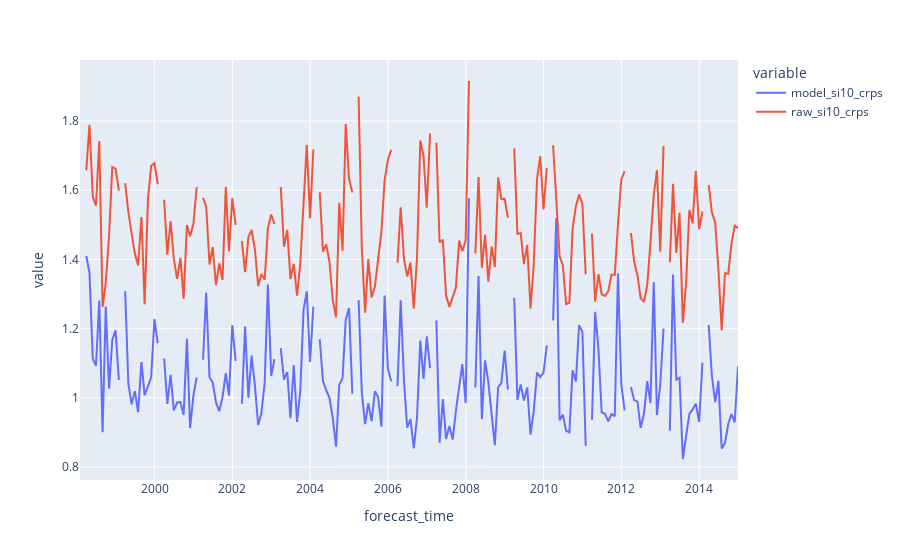

This figure's notebook cell:
### Code cell
by_year_month = si10_crps_df.reset_index().set_index('forecast_time')[['model_si10_crps', 'raw_si10_crps']].groupby(pd.Grouper(freq="M")).mean()
by_year_month_melt = by_year_month.reset_index().melt(id_vars=['forecast_time'], value_vars=['model_si10_crps', 'raw_si10_crps'])
px.line(data_frame=by_year_month_melt, x='forecast_time', y='value', color='variable')

### Figure 1 — Plotly figure (JSON) as saved in the notebook; plotly's stock layout.template omitted (floating-point values rounded to 4 significant figures; data arrays with more than 128 entries replaced by an {"elided": "..."} marker saying what was removed)
{"data": [{"hovertemplate": "variable=model_si10_crps<br>forecast_time=%{x}<br>value=%{y}<extra></extra>", "legendgroup": "model_si10_crps", "line": {"color": "#636efa", "dash": "solid"}, "marker": {"symbol": "circle"}, "mode": "lines", "name": "model_si10_crps", "orientation": "v", "showlegend": true, "type": "scatter", "x": {"elided": "204 str values"}, "xaxis": "x", "y": {"elided": "204 float values"}, "yaxis": "y"}, {"hovertemplate": "variable=raw_si10_crps<br>forecast_time=%{x}<br>value=%{y}<extra></extra>", "legendgroup": "raw_si10_crps", "line": {"color": "#EF553B", "dash": "solid"}, "marker": {"symbol": "circle"}, "mode": "lines", "name": "raw_si10_crps", "orientation": "v", "showlegend": true, "type": "scatter", "x": {"elided": "204 str values"}, "xaxis": "x", "y": {"elided": "204 float values"}, "yaxis": "y"}], "layout": {"autosize": true, "legend": {"title": {"text": "variable"}, "tracegroupgap": 0}, "margin": {"t": 60}, "xaxis": {"anchor": "y", "autorange": true, "domain": [0, 1], "range": ["1998-01-31", "2014-12-31"], "title": {"text": "forecast_time"}, "type": "date"}, "yaxis": {"anchor": "x", "autorange": true, "domain": [0, 1], "range": [0.7626, 1.976], "title": {"text": "value"}, "type": "linear"}}}
